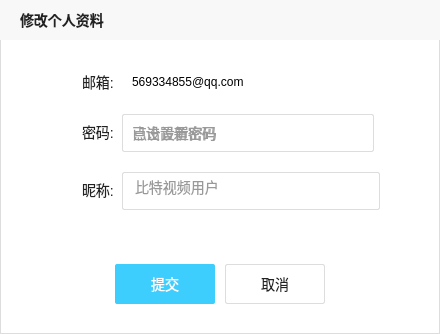
<?xml version="1.0" encoding="UTF-8"?>
<ui version="4.0">
 <class>ModifyMyselfDialog</class>
 <widget class="QWidget" name="ModifyMyselfDialog">
  <property name="geometry">
   <rect>
    <x>0</x>
    <y>0</y>
    <width>440</width>
    <height>334</height>
   </rect>
  </property>
  <property name="windowTitle">
   <string>Form</string>
  </property>
  <property name="styleSheet">
   <string notr="true">#ModifyMyselfDialog{
    background-color : #FFFFFF;
    border : 1px solid #DDDDDD;
}</string>
  </property>
  <widget class="QLabel" name="tittleLabel">
   <property name="geometry">
    <rect>
     <x>0</x>
     <y>0</y>
     <width>440</width>
     <height>40</height>
    </rect>
   </property>
   <property name="styleSheet">
    <string notr="true">#tittleLabel{
    background-color : #F8F8F8;
    padding-left : 16px;
    font-family : 微软雅黑;
    font-size : 14px;
    color : #222222;
    font-weight : bold;
}</string>
   </property>
   <property name="text">
    <string>修改个人资料</string>
   </property>
  </widget>
  <widget class="QLabel" name="emailLabel">
   <property name="geometry">
    <rect>
     <x>82</x>
     <y>72</y>
     <width>32</width>
     <height>19</height>
    </rect>
   </property>
   <property name="styleSheet">
    <string notr="true">#emailLabel{
    font-family : 微软雅黑;
    font-size : 14px;
    color : #222222;
}</string>
   </property>
   <property name="text">
    <string>邮箱:</string>
   </property>
  </widget>
  <widget class="QLabel" name="emailNumberLabel">
   <property name="geometry">
    <rect>
     <x>132</x>
     <y>72</y>
     <width>161</width>
     <height>19</height>
    </rect>
   </property>
   <property name="text">
    <string>569334855@qq.com</string>
   </property>
  </widget>
  <widget class="QLabel" name="passwordLabel">
   <property name="geometry">
    <rect>
     <x>82</x>
     <y>122</y>
     <width>32</width>
     <height>19</height>
    </rect>
   </property>
   <property name="styleSheet">
    <string notr="true">#passwordLabel{
    font-family : 微软雅黑;
    font-size : 14px;
    color : #222222;
}</string>
   </property>
   <property name="text">
    <string>密码:</string>
   </property>
  </widget>
  <widget class="QPushButton" name="passwordBtn">
   <property name="geometry">
    <rect>
     <x>122</x>
     <y>114</y>
     <width>252</width>
     <height>38</height>
    </rect>
   </property>
   <property name="styleSheet">
    <string notr="true">#passwordBtn{
    background-color : #FFFFFF;
    border : 1px solid #DDDDDD;
    border-radius : 2px;
    text-align : left;
    padding-left : 10px;
    color : #999999;
    font-family : 微软雅黑;
    font-size : 14px;
}</string>
   </property>
   <property name="text">
    <string>点击设置密码</string>
   </property>
  </widget>
  <widget class="QWidget" name="passwordWidget" native="true">
   <property name="geometry">
    <rect>
     <x>132</x>
     <y>123</y>
     <width>100</width>
     <height>19</height>
    </rect>
   </property>
   <property name="styleSheet">
    <string notr="true"/>
   </property>
   <widget class="QLabel" name="newPasswordLabel">
    <property name="geometry">
     <rect>
      <x>0</x>
      <y>0</y>
      <width>84</width>
      <height>19</height>
     </rect>
    </property>
    <property name="styleSheet">
     <string notr="true">#newPasswordLabel{
    font-family : 微软雅黑;
    font-size : 14px;
    color : #999999;
}</string>
    </property>
    <property name="text">
     <string>已设置新密码</string>
    </property>
   </widget>
   <widget class="QPushButton" name="changePasswordBtn">
    <property name="geometry">
     <rect>
      <x>84</x>
      <y>0</y>
      <width>19</width>
      <height>19</height>
     </rect>
    </property>
    <property name="styleSheet">
     <string notr="true">#changePasswordBtn{
     border : none;
     background-color : transparent;
}</string>
    </property>
    <property name="text">
     <string/>
    </property>
    <property name="icon">
     <iconset resource="iamgeRes.qrc">
      <normaloff>:/images/myself/xiugaimima.png</normaloff>:/images/myself/xiugaimima.png</iconset>
    </property>
    <property name="iconSize">
     <size>
      <width>12</width>
      <height>12</height>
     </size>
    </property>
   </widget>
  </widget>
  <widget class="QLabel" name="nickNameLabel">
   <property name="geometry">
    <rect>
     <x>82</x>
     <y>180</y>
     <width>32</width>
     <height>19</height>
    </rect>
   </property>
   <property name="styleSheet">
    <string notr="true">#nickNameLabel{
    font-family : 微软雅黑;
    font-size : 14px;
    color : #222222;
}</string>
   </property>
   <property name="text">
    <string>昵称:</string>
   </property>
  </widget>
  <widget class="QLineEdit" name="nickNameEdit">
   <property name="geometry">
    <rect>
     <x>122</x>
     <y>172</y>
     <width>258</width>
     <height>38</height>
    </rect>
   </property>
   <property name="styleSheet">
    <string notr="true">#nickNameEdit{
    background-color : #FFFFFF;
    border : 1px solid #DDDDDD;
    border-radius : 2px;
    color : #999999;
    font-family : 微软雅黑;
    font-size : 14px;
    padding-left : 10px;
}</string>
   </property>
   <property name="text">
    <string>比特视频用户</string>
   </property>
  </widget>
  <widget class="QPushButton" name="submitBtn">
   <property name="geometry">
    <rect>
     <x>115</x>
     <y>264</y>
     <width>100</width>
     <height>40</height>
    </rect>
   </property>
   <property name="styleSheet">
    <string notr="true">#submitBtn{
    background-color : #3ECEFE;
    color : #FFFFFF;
    border : none;
    border-radius : 2px;
    font-family : 微软雅黑;
    font-size : 14px;
}</string>
   </property>
   <property name="text">
    <string>提交</string>
   </property>
  </widget>
  <widget class="QPushButton" name="cancelBtn">
   <property name="geometry">
    <rect>
     <x>225</x>
     <y>264</y>
     <width>100</width>
     <height>40</height>
    </rect>
   </property>
   <property name="styleSheet">
    <string notr="true">#cancelBtn{
    background-color :transparent;
    color : #222222;
    border : 1px solid #DDDDDD;
    border-radius : 2px;
    font-family : 微软雅黑;
    font-size : 14px;
}</string>
   </property>
   <property name="text">
    <string>取消</string>
   </property>
  </widget>
 </widget>
 <resources>
  <include location="iamgeRes.qrc"/>
 </resources>
 <connections/>
</ui>
